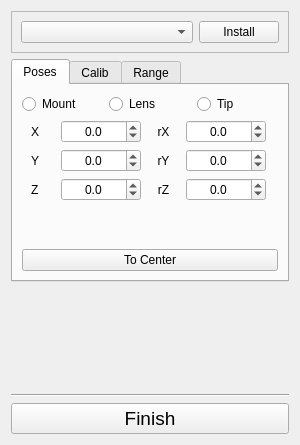
<?xml version="1.0" encoding="UTF-8"?>
<ui version="4.0">
 <class>TaskBoxLaserScannerSetupPanel</class>
 <widget class="QWidget" name="TaskBoxLaserScannerSetupPanel">
  <property name="geometry">
   <rect>
    <x>0</x>
    <y>0</y>
    <width>300</width>
    <height>445</height>
   </rect>
  </property>
  <property name="minimumSize">
   <size>
    <width>300</width>
    <height>0</height>
   </size>
  </property>
  <property name="maximumSize">
   <size>
    <width>16777215</width>
    <height>16777215</height>
   </size>
  </property>
  <property name="windowTitle">
   <string>Form</string>
  </property>
  <layout class="QVBoxLayout" name="verticalLayout">
   <item>
    <widget class="QFrame" name="frame_3">
     <property name="frameShape">
      <enum>QFrame::StyledPanel</enum>
     </property>
     <property name="frameShadow">
      <enum>QFrame::Raised</enum>
     </property>
     <layout class="QHBoxLayout" name="horizontalLayout">
      <item>
       <widget class="QComboBox" name="comboBox_RobotList"/>
      </item>
      <item>
       <widget class="QPushButton" name="pushButton_Assemble">
        <property name="maximumSize">
         <size>
          <width>80</width>
          <height>16777215</height>
         </size>
        </property>
        <property name="text">
         <string>Install</string>
        </property>
       </widget>
      </item>
     </layout>
    </widget>
   </item>
   <item>
    <widget class="QTabWidget" name="tabWidget_2">
     <property name="currentIndex">
      <number>0</number>
     </property>
     <widget class="QWidget" name="tab_3">
      <attribute name="title">
       <string>Poses</string>
      </attribute>
      <layout class="QVBoxLayout" name="verticalLayout_4">
       <item>
        <layout class="QHBoxLayout" name="horizontalLayout_2">
         <item>
          <widget class="QRadioButton" name="radioButton_Base">
           <property name="text">
            <string>Mount</string>
           </property>
          </widget>
         </item>
         <item>
          <widget class="QRadioButton" name="radioButton_Lens">
           <property name="text">
            <string>Lens</string>
           </property>
          </widget>
         </item>
         <item>
          <widget class="QRadioButton" name="radioButton_front">
           <property name="text">
            <string>Tip</string>
           </property>
          </widget>
         </item>
        </layout>
       </item>
       <item>
        <layout class="QGridLayout" name="gridLayout">
         <item row="2" column="1">
          <widget class="QDoubleSpinBox" name="doubleSpinBox_Sensor_tZ">
           <property name="maximumSize">
            <size>
             <width>80</width>
             <height>16777215</height>
            </size>
           </property>
           <property name="alignment">
            <set>Qt::AlignCenter</set>
           </property>
           <property name="decimals">
            <number>1</number>
           </property>
           <property name="minimum">
            <double>-9999.000000000000000</double>
           </property>
           <property name="maximum">
            <double>9999.000000000000000</double>
           </property>
          </widget>
         </item>
         <item row="1" column="1">
          <widget class="QDoubleSpinBox" name="doubleSpinBox_Sensor_tY">
           <property name="maximumSize">
            <size>
             <width>80</width>
             <height>16777215</height>
            </size>
           </property>
           <property name="alignment">
            <set>Qt::AlignCenter</set>
           </property>
           <property name="decimals">
            <number>1</number>
           </property>
           <property name="minimum">
            <double>-9999.000000000000000</double>
           </property>
           <property name="maximum">
            <double>9999.000000000000000</double>
           </property>
          </widget>
         </item>
         <item row="0" column="2">
          <widget class="QLabel" name="label_17">
           <property name="maximumSize">
            <size>
             <width>15</width>
             <height>16777215</height>
            </size>
           </property>
           <property name="text">
            <string>rX</string>
           </property>
           <property name="alignment">
            <set>Qt::AlignCenter</set>
           </property>
          </widget>
         </item>
         <item row="0" column="1">
          <widget class="QDoubleSpinBox" name="doubleSpinBox_Sensor_tX">
           <property name="maximumSize">
            <size>
             <width>80</width>
             <height>16777215</height>
            </size>
           </property>
           <property name="alignment">
            <set>Qt::AlignCenter</set>
           </property>
           <property name="decimals">
            <number>1</number>
           </property>
           <property name="minimum">
            <double>-9999.000000000000000</double>
           </property>
           <property name="maximum">
            <double>9999.000000000000000</double>
           </property>
          </widget>
         </item>
         <item row="1" column="0">
          <widget class="QLabel" name="label_18">
           <property name="maximumSize">
            <size>
             <width>15</width>
             <height>16777215</height>
            </size>
           </property>
           <property name="text">
            <string>Y</string>
           </property>
          </widget>
         </item>
         <item row="2" column="2">
          <widget class="QLabel" name="label_21">
           <property name="maximumSize">
            <size>
             <width>80</width>
             <height>16777215</height>
            </size>
           </property>
           <property name="text">
            <string>rZ</string>
           </property>
           <property name="alignment">
            <set>Qt::AlignCenter</set>
           </property>
          </widget>
         </item>
         <item row="1" column="3">
          <widget class="QDoubleSpinBox" name="doubleSpinBox_Sensor_rY">
           <property name="maximumSize">
            <size>
             <width>80</width>
             <height>16777215</height>
            </size>
           </property>
           <property name="alignment">
            <set>Qt::AlignCenter</set>
           </property>
           <property name="decimals">
            <number>1</number>
           </property>
           <property name="minimum">
            <double>-180.000000000000000</double>
           </property>
           <property name="maximum">
            <double>180.000000000000000</double>
           </property>
           <property name="singleStep">
            <double>0.500000000000000</double>
           </property>
          </widget>
         </item>
         <item row="0" column="3">
          <widget class="QDoubleSpinBox" name="doubleSpinBox_Sensor_rX">
           <property name="maximumSize">
            <size>
             <width>80</width>
             <height>16777215</height>
            </size>
           </property>
           <property name="alignment">
            <set>Qt::AlignCenter</set>
           </property>
           <property name="decimals">
            <number>1</number>
           </property>
           <property name="minimum">
            <double>-180.000000000000000</double>
           </property>
           <property name="maximum">
            <double>180.000000000000000</double>
           </property>
           <property name="singleStep">
            <double>0.500000000000000</double>
           </property>
          </widget>
         </item>
         <item row="0" column="0">
          <widget class="QLabel" name="label_16">
           <property name="maximumSize">
            <size>
             <width>15</width>
             <height>16777215</height>
            </size>
           </property>
           <property name="text">
            <string>X</string>
           </property>
          </widget>
         </item>
         <item row="2" column="0">
          <widget class="QLabel" name="label_20">
           <property name="maximumSize">
            <size>
             <width>15</width>
             <height>16777215</height>
            </size>
           </property>
           <property name="text">
            <string>Z</string>
           </property>
          </widget>
         </item>
         <item row="2" column="3">
          <widget class="QDoubleSpinBox" name="doubleSpinBox_Sensor_rZ">
           <property name="maximumSize">
            <size>
             <width>80</width>
             <height>16777215</height>
            </size>
           </property>
           <property name="alignment">
            <set>Qt::AlignCenter</set>
           </property>
           <property name="decimals">
            <number>1</number>
           </property>
           <property name="minimum">
            <double>-180.000000000000000</double>
           </property>
           <property name="maximum">
            <double>180.000000000000000</double>
           </property>
           <property name="singleStep">
            <double>0.500000000000000</double>
           </property>
          </widget>
         </item>
         <item row="1" column="2">
          <widget class="QLabel" name="label_19">
           <property name="maximumSize">
            <size>
             <width>80</width>
             <height>16777215</height>
            </size>
           </property>
           <property name="text">
            <string>rY</string>
           </property>
           <property name="alignment">
            <set>Qt::AlignCenter</set>
           </property>
          </widget>
         </item>
        </layout>
       </item>
       <item>
        <spacer name="verticalSpacer_2">
         <property name="orientation">
          <enum>Qt::Vertical</enum>
         </property>
         <property name="sizeHint" stdset="0">
          <size>
           <width>20</width>
           <height>40</height>
          </size>
         </property>
        </spacer>
       </item>
       <item>
        <widget class="QPushButton" name="pushButton_CalcCenter">
         <property name="minimumSize">
          <size>
           <width>0</width>
           <height>0</height>
          </size>
         </property>
         <property name="text">
          <string>To Center</string>
         </property>
        </widget>
       </item>
      </layout>
     </widget>
     <widget class="QWidget" name="tab">
      <attribute name="title">
       <string>Calib</string>
      </attribute>
      <layout class="QVBoxLayout" name="verticalLayout_2">
       <item>
        <widget class="QTabWidget" name="tabWidget">
         <property name="currentIndex">
          <number>0</number>
         </property>
         <widget class="QWidget" name="tab_2">
          <attribute name="title">
           <string>Base-Line</string>
          </attribute>
          <layout class="QVBoxLayout" name="verticalLayout_6">
           <item>
            <layout class="QGridLayout" name="gridLayout_3">
             <item row="1" column="0">
              <widget class="QLabel" name="label_11">
               <property name="text">
                <string>P1_y</string>
               </property>
              </widget>
             </item>
             <item row="0" column="0">
              <widget class="QLabel" name="label_12">
               <property name="text">
                <string>P1_x</string>
               </property>
              </widget>
             </item>
             <item row="2" column="0">
              <widget class="QLabel" name="label_13">
               <property name="text">
                <string>P1_z</string>
               </property>
              </widget>
             </item>
             <item row="0" column="1">
              <widget class="QDoubleSpinBox" name="doubleSpinBox_P1_tx">
               <property name="alignment">
                <set>Qt::AlignCenter</set>
               </property>
               <property name="decimals">
                <number>3</number>
               </property>
               <property name="minimum">
                <double>-10000.000000000000000</double>
               </property>
               <property name="maximum">
                <double>10000.000000000000000</double>
               </property>
               <property name="value">
                <double>1095.092000000000098</double>
               </property>
              </widget>
             </item>
             <item row="1" column="2">
              <widget class="QLabel" name="label_14">
               <property name="text">
                <string>P2_y</string>
               </property>
              </widget>
             </item>
             <item row="2" column="2">
              <widget class="QLabel" name="label_15">
               <property name="text">
                <string>P2_z</string>
               </property>
              </widget>
             </item>
             <item row="1" column="1">
              <widget class="QDoubleSpinBox" name="doubleSpinBox_P1_ty">
               <property name="alignment">
                <set>Qt::AlignCenter</set>
               </property>
               <property name="decimals">
                <number>3</number>
               </property>
               <property name="minimum">
                <double>-10000.000000000000000</double>
               </property>
               <property name="maximum">
                <double>10000.000000000000000</double>
               </property>
               <property name="value">
                <double>-343.838000000000022</double>
               </property>
              </widget>
             </item>
             <item row="2" column="1">
              <widget class="QDoubleSpinBox" name="doubleSpinBox_P1_tz">
               <property name="alignment">
                <set>Qt::AlignCenter</set>
               </property>
               <property name="decimals">
                <number>3</number>
               </property>
               <property name="minimum">
                <double>-10000.000000000000000</double>
               </property>
               <property name="maximum">
                <double>10000.000000000000000</double>
               </property>
               <property name="value">
                <double>-61.142000000000003</double>
               </property>
              </widget>
             </item>
             <item row="0" column="2">
              <widget class="QLabel" name="label_22">
               <property name="text">
                <string>P2_x</string>
               </property>
              </widget>
             </item>
             <item row="0" column="3">
              <widget class="QDoubleSpinBox" name="doubleSpinBox_P2_tx">
               <property name="alignment">
                <set>Qt::AlignCenter</set>
               </property>
               <property name="decimals">
                <number>3</number>
               </property>
               <property name="minimum">
                <double>-10000.000000000000000</double>
               </property>
               <property name="maximum">
                <double>10000.000000000000000</double>
               </property>
               <property name="value">
                <double>1093.890000000000100</double>
               </property>
              </widget>
             </item>
             <item row="1" column="3">
              <widget class="QDoubleSpinBox" name="doubleSpinBox_P2_ty">
               <property name="alignment">
                <set>Qt::AlignCenter</set>
               </property>
               <property name="decimals">
                <number>3</number>
               </property>
               <property name="minimum">
                <double>-10000.000000000000000</double>
               </property>
               <property name="maximum">
                <double>10000.000000000000000</double>
               </property>
               <property name="value">
                <double>-462.148000000000025</double>
               </property>
              </widget>
             </item>
             <item row="2" column="3">
              <widget class="QDoubleSpinBox" name="doubleSpinBox_P2_tz">
               <property name="alignment">
                <set>Qt::AlignCenter</set>
               </property>
               <property name="decimals">
                <number>3</number>
               </property>
               <property name="minimum">
                <double>-10000.000000000000000</double>
               </property>
               <property name="maximum">
                <double>10000.000000000000000</double>
               </property>
               <property name="value">
                <double>-62.189999999999998</double>
               </property>
              </widget>
             </item>
            </layout>
           </item>
          </layout>
         </widget>
         <widget class="QWidget" name="tab_4">
          <attribute name="title">
           <string>Top-Line</string>
          </attribute>
          <layout class="QVBoxLayout" name="verticalLayout_5">
           <item>
            <layout class="QGridLayout" name="gridLayout_6">
             <item row="1" column="0">
              <widget class="QLabel" name="label_35">
               <property name="text">
                <string>P3-y</string>
               </property>
              </widget>
             </item>
             <item row="0" column="0">
              <widget class="QLabel" name="label_36">
               <property name="text">
                <string>P3-x</string>
               </property>
              </widget>
             </item>
             <item row="2" column="0">
              <widget class="QLabel" name="label_37">
               <property name="text">
                <string>P3-z</string>
               </property>
              </widget>
             </item>
             <item row="0" column="1">
              <widget class="QDoubleSpinBox" name="doubleSpinBox_P3_tx">
               <property name="alignment">
                <set>Qt::AlignCenter</set>
               </property>
               <property name="decimals">
                <number>3</number>
               </property>
               <property name="minimum">
                <double>-10000.000000000000000</double>
               </property>
               <property name="maximum">
                <double>10000.000000000000000</double>
               </property>
               <property name="value">
                <double>1082.528000000000020</double>
               </property>
              </widget>
             </item>
             <item row="1" column="2">
              <widget class="QLabel" name="label_38">
               <property name="text">
                <string>P4-y</string>
               </property>
              </widget>
             </item>
             <item row="2" column="2">
              <widget class="QLabel" name="label_39">
               <property name="text">
                <string>P4-z</string>
               </property>
              </widget>
             </item>
             <item row="1" column="1">
              <widget class="QDoubleSpinBox" name="doubleSpinBox_P3_ty">
               <property name="alignment">
                <set>Qt::AlignCenter</set>
               </property>
               <property name="decimals">
                <number>3</number>
               </property>
               <property name="minimum">
                <double>-10000.000000000000000</double>
               </property>
               <property name="maximum">
                <double>10000.000000000000000</double>
               </property>
               <property name="value">
                <double>-343.908999999999992</double>
               </property>
              </widget>
             </item>
             <item row="2" column="1">
              <widget class="QDoubleSpinBox" name="doubleSpinBox_P3_tz">
               <property name="alignment">
                <set>Qt::AlignCenter</set>
               </property>
               <property name="decimals">
                <number>3</number>
               </property>
               <property name="minimum">
                <double>-10000.000000000000000</double>
               </property>
               <property name="maximum">
                <double>10000.000000000000000</double>
               </property>
               <property name="value">
                <double>24.805000000000000</double>
               </property>
              </widget>
             </item>
             <item row="0" column="2">
              <widget class="QLabel" name="label_40">
               <property name="text">
                <string>P4-x</string>
               </property>
              </widget>
             </item>
             <item row="0" column="3">
              <widget class="QDoubleSpinBox" name="doubleSpinBox_P4_tx">
               <property name="alignment">
                <set>Qt::AlignCenter</set>
               </property>
               <property name="decimals">
                <number>3</number>
               </property>
               <property name="minimum">
                <double>-10000.000000000000000</double>
               </property>
               <property name="maximum">
                <double>10000.000000000000000</double>
               </property>
               <property name="value">
                <double>1081.829999999999927</double>
               </property>
              </widget>
             </item>
             <item row="1" column="3">
              <widget class="QDoubleSpinBox" name="doubleSpinBox_P4_ty">
               <property name="alignment">
                <set>Qt::AlignCenter</set>
               </property>
               <property name="decimals">
                <number>3</number>
               </property>
               <property name="minimum">
                <double>-10000.000000000000000</double>
               </property>
               <property name="maximum">
                <double>10000.000000000000000</double>
               </property>
               <property name="value">
                <double>-434.855999999999995</double>
               </property>
              </widget>
             </item>
             <item row="2" column="3">
              <widget class="QDoubleSpinBox" name="doubleSpinBox_P4_tz">
               <property name="alignment">
                <set>Qt::AlignCenter</set>
               </property>
               <property name="decimals">
                <number>3</number>
               </property>
               <property name="minimum">
                <double>-10000.000000000000000</double>
               </property>
               <property name="maximum">
                <double>10000.000000000000000</double>
               </property>
               <property name="value">
                <double>23.686000000000000</double>
               </property>
              </widget>
             </item>
            </layout>
           </item>
          </layout>
         </widget>
         <widget class="QWidget" name="tab_6">
          <attribute name="title">
           <string>Flan Para</string>
          </attribute>
          <layout class="QVBoxLayout" name="verticalLayout_7">
           <item>
            <layout class="QGridLayout" name="gridLayout_4">
             <item row="1" column="0">
              <widget class="QLabel" name="label_23">
               <property name="text">
                <string>Ty</string>
               </property>
              </widget>
             </item>
             <item row="0" column="0">
              <widget class="QLabel" name="label_24">
               <property name="text">
                <string>Tx</string>
               </property>
              </widget>
             </item>
             <item row="2" column="0">
              <widget class="QLabel" name="label_25">
               <property name="text">
                <string>Tz</string>
               </property>
              </widget>
             </item>
             <item row="0" column="1">
              <widget class="QDoubleSpinBox" name="doubleSpinBox_Flan_tx">
               <property name="alignment">
                <set>Qt::AlignCenter</set>
               </property>
               <property name="decimals">
                <number>3</number>
               </property>
               <property name="minimum">
                <double>-10000.000000000000000</double>
               </property>
               <property name="maximum">
                <double>10000.000000000000000</double>
               </property>
               <property name="value">
                <double>690.250000000000000</double>
               </property>
              </widget>
             </item>
             <item row="1" column="2">
              <widget class="QLabel" name="label_26">
               <property name="text">
                <string>Ry</string>
               </property>
              </widget>
             </item>
             <item row="2" column="2">
              <widget class="QLabel" name="label_27">
               <property name="text">
                <string>Rx</string>
               </property>
              </widget>
             </item>
             <item row="1" column="1">
              <widget class="QDoubleSpinBox" name="doubleSpinBox_Flan_ty">
               <property name="alignment">
                <set>Qt::AlignCenter</set>
               </property>
               <property name="decimals">
                <number>3</number>
               </property>
               <property name="minimum">
                <double>-10000.000000000000000</double>
               </property>
               <property name="maximum">
                <double>10000.000000000000000</double>
               </property>
               <property name="value">
                <double>-238.651000000000010</double>
               </property>
              </widget>
             </item>
             <item row="2" column="1">
              <widget class="QDoubleSpinBox" name="doubleSpinBox_Flan_tz">
               <property name="alignment">
                <set>Qt::AlignCenter</set>
               </property>
               <property name="decimals">
                <number>3</number>
               </property>
               <property name="minimum">
                <double>-10000.000000000000000</double>
               </property>
               <property name="maximum">
                <double>10000.000000000000000</double>
               </property>
               <property name="value">
                <double>539.772000000000048</double>
               </property>
              </widget>
             </item>
             <item row="0" column="2">
              <widget class="QLabel" name="label_28">
               <property name="text">
                <string>Rz</string>
               </property>
              </widget>
             </item>
             <item row="0" column="3">
              <widget class="QDoubleSpinBox" name="doubleSpinBox_Flan_rz">
               <property name="alignment">
                <set>Qt::AlignCenter</set>
               </property>
               <property name="decimals">
                <number>3</number>
               </property>
               <property name="minimum">
                <double>-10000.000000000000000</double>
               </property>
               <property name="maximum">
                <double>10000.000000000000000</double>
               </property>
               <property name="value">
                <double>179.974999999999994</double>
               </property>
              </widget>
             </item>
             <item row="1" column="3">
              <widget class="QDoubleSpinBox" name="doubleSpinBox_Flan_ry">
               <property name="alignment">
                <set>Qt::AlignCenter</set>
               </property>
               <property name="decimals">
                <number>3</number>
               </property>
               <property name="minimum">
                <double>-10000.000000000000000</double>
               </property>
               <property name="maximum">
                <double>10000.000000000000000</double>
               </property>
               <property name="value">
                <double>54.119000000000000</double>
               </property>
              </widget>
             </item>
             <item row="2" column="3">
              <widget class="QDoubleSpinBox" name="doubleSpinBox_Flan_rx">
               <property name="alignment">
                <set>Qt::AlignCenter</set>
               </property>
               <property name="decimals">
                <number>3</number>
               </property>
               <property name="minimum">
                <double>-10000.000000000000000</double>
               </property>
               <property name="maximum">
                <double>10000.000000000000000</double>
               </property>
               <property name="value">
                <double>-179.990000000000009</double>
               </property>
              </widget>
             </item>
            </layout>
           </item>
          </layout>
         </widget>
        </widget>
       </item>
       <item>
        <widget class="QPushButton" name="pushButton_calibLensPose">
         <property name="text">
          <string>Calib Lens Pose</string>
         </property>
        </widget>
       </item>
      </layout>
     </widget>
     <widget class="QWidget" name="tab_5">
      <attribute name="title">
       <string>Range</string>
      </attribute>
      <layout class="QVBoxLayout" name="verticalLayout_3">
       <item>
        <layout class="QHBoxLayout" name="horizontalLayout_3">
         <item>
          <widget class="QLabel" name="label">
           <property name="text">
            <string>Distance</string>
           </property>
          </widget>
         </item>
         <item>
          <widget class="QDoubleSpinBox" name="doubleSpinBox_Sensor_distance">
           <property name="decimals">
            <number>1</number>
           </property>
           <property name="maximum">
            <double>2000.000000000000000</double>
           </property>
           <property name="value">
            <double>400.000000000000000</double>
           </property>
          </widget>
         </item>
         <item>
          <widget class="QLabel" name="label_4">
           <property name="maximumSize">
            <size>
             <width>30</width>
             <height>16777215</height>
            </size>
           </property>
           <property name="text">
            <string>mm</string>
           </property>
           <property name="alignment">
            <set>Qt::AlignCenter</set>
           </property>
          </widget>
         </item>
        </layout>
       </item>
       <item>
        <layout class="QHBoxLayout" name="horizontalLayout_4">
         <item>
          <widget class="QLabel" name="label_2">
           <property name="text">
            <string>Amplitude</string>
           </property>
          </widget>
         </item>
         <item>
          <widget class="QDoubleSpinBox" name="doubleSpinBox_Sensor_amplitude">
           <property name="decimals">
            <number>1</number>
           </property>
           <property name="maximum">
            <double>150.000000000000000</double>
           </property>
           <property name="value">
            <double>10.000000000000000</double>
           </property>
          </widget>
         </item>
         <item>
          <widget class="QLabel" name="label_5">
           <property name="maximumSize">
            <size>
             <width>30</width>
             <height>16777215</height>
            </size>
           </property>
           <property name="text">
            <string>deg</string>
           </property>
           <property name="alignment">
            <set>Qt::AlignCenter</set>
           </property>
          </widget>
         </item>
        </layout>
       </item>
       <item>
        <spacer name="verticalSpacer">
         <property name="orientation">
          <enum>Qt::Vertical</enum>
         </property>
         <property name="sizeHint" stdset="0">
          <size>
           <width>20</width>
           <height>40</height>
          </size>
         </property>
        </spacer>
       </item>
       <item>
        <widget class="QPushButton" name="pushButton_LaserOn">
         <property name="text">
          <string>Laser On</string>
         </property>
        </widget>
       </item>
      </layout>
     </widget>
    </widget>
   </item>
   <item>
    <spacer name="verticalSpacer_3">
     <property name="orientation">
      <enum>Qt::Vertical</enum>
     </property>
     <property name="sizeHint" stdset="0">
      <size>
       <width>20</width>
       <height>40</height>
      </size>
     </property>
    </spacer>
   </item>
   <item>
    <widget class="Line" name="line">
     <property name="orientation">
      <enum>Qt::Horizontal</enum>
     </property>
    </widget>
   </item>
   <item>
    <widget class="QPushButton" name="pushButton_finishSetup">
     <property name="font">
      <font>
       <pointsize>14</pointsize>
      </font>
     </property>
     <property name="text">
      <string>Finish</string>
     </property>
    </widget>
   </item>
  </layout>
 </widget>
 <resources/>
 <connections/>
</ui>
